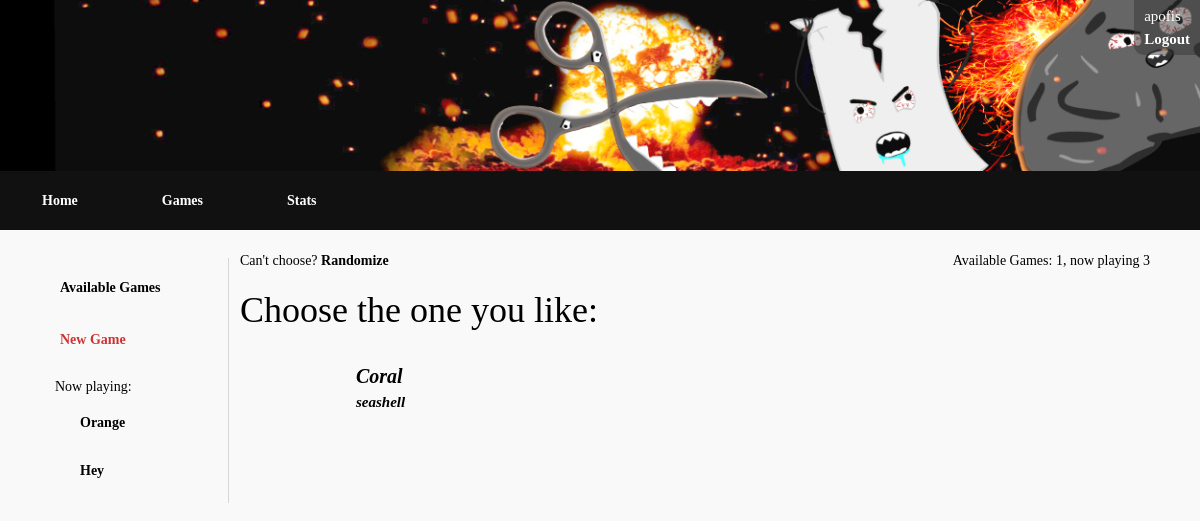
The app's page /game/ (signed in) with its own data.
### testapp/models.py (models this page shows)
class Game(models.Model):
    isCompleted = models.BooleanField(default=False)
    isPublic = models.BooleanField()
    password = models.CharField(max_length=10, null=True)
    gameName = models.CharField(max_length=100, default='NoNameGame')
    ownerID = models.ForeignKey(User, on_delete=models.CASCADE, related_name='owner')
    secondPlayerID =models.ForeignKey(User, on_delete=models.SET_NULL, null=True, related_name='secondPlayer')
    winnerID = models.ForeignKey(User, on_delete=models.SET_NULL, null=True, related_name='winner')
    ownerScore = models.IntegerField(default=0)
    secondPlayerScore = models.IntegerField(default=0)

### game/views.py (the view)
# urls.py: path('game/', include('game.urls')),
@login_required()
def game(request):
    games = Game.objects.filter(Q(secondPlayerID__isnull=True), isCompleted=False)
    games = games.exclude(ownerID=request.user)
    activeGames = Game.objects.filter(Q(ownerID=request.user) | Q(secondPlayerID=request.user))
    activeGames = activeGames.exclude(isCompleted=True)
    return render(
        request, 'game/game.html', {'userGames': activeGames,
                                    'public': games.exclude(isPublic=False).count(),
                                    'games': games,
                                    'allgamesstats': {
                                        'available': games.count(),
                                        'inProgress': Game.objects.filter(isCompleted=False).count()
                                    }}
    )

### templates/game/game.html (shortened to what this page needs)
{% extends "base_gamewindow.html" %}
{% block content %}
    {% if games.count > 0 %}
        <div id="allgames-top">
            <span id="allgames-top-create">
                {% if public > 0 %}Can't choose? <a href="{% url 'Join Game' %}?id=r">Randomize</a>
                {% else %} Sorry, nothing to randomize. <a href="{% url 'New Game' %}">Create game</a>
                    {% endif %}
            </span>
            <span id="allgames-top-stats">Available Games: {{ allgamesstats.available }}, now playing {{ allgamesstats.inProgress }}</span>
        </div>
        <h1>Choose the one you like: </h1>
        <ul id="availablegame-list">
        {% for game in games %}
            <li>
            {% if game.isPublic %}
                <div class="isprivate"></div>
            {% else %}
                <div class="isprivate"><img src="../../static/img/private.png" /></div>
            {% endif %}
                <div>
                <a class="availableGame" href="{% url 'Join Game' %}?id={{ game.id }}">
                <div>{{ game.gameName }}</div> <br/>
                <span>{{ game.ownerID.username }}</span>
                </a>
            </div></li>
        {% endfor %}
        </ul>
    {% else %}
         <p>No games available! <a href="{% url 'New Game' %}"> New game</a></p>
    {% endif %}
{% endblock %}

### templates/base_gamewindow.html
{% extends "base_generic.html" %}
{% block aside %}
    <aside id="gamenav">
    <ul>
    <li class="gamenawitem"><a href="{% url 'All Games' %}">Available Games</a></li>
    <li class="gamenawitem" id="gamenav-newgame"><a href="{% url 'New Game' %}">New Game</a></li>
        <li class="gamenawitem" id="gamenav-gamelist"><span>Now playing:</span>
        <ul>
            {% if userGames.count != 0 %}
                {% for game in userGames %}
                    <li class="gamenav-listitem"><a href="{% url 'Join Game' %}?id={{ game.id }}">{{ game.gameName }}</a></li>
                {% endfor %}
            {% else %}
            <li>Sorry, no games!</li>
            {% endif %}
        </ul>
    </li>
    </ul>
    </aside>
{% endblock %}

### templates/base_generic.html (shortened to what this page needs)
<!DOCTYPE html>
<html lang="en">
<head>
  <link rel="stylesheet" href="https://maxcdn.bootstrapcdn.com/bootstrap/3.3.7/css/bootstrap.min.css">
  {% load static %}
  <link rel="stylesheet" href="{% static '../static/css/styles.css' %}">
</head>
<body>
<header><img src="/static/img/bg.jpg"/></header>
      <nav>
      <ul>
          <li><a href="{% url 'Home' %}">Home</a></li>
          <li><a href="{% url 'All Games' %}">Games</a></li>
          <li><a href="{% url 'Games Stats' %}">Stats</a></li>
      </ul>
          <div id="user">
        {% if user.is_authenticated %}
            <div id="username">{{ user.get_username }}</div>
              <a href="{% url 'logout'%}?next=/accounts/login">Logout</a>
          {% else %}
             <div><a href="{% url 'login'%}?next={{request.path}}">Login</a></div>
            {% endif %}
    </div>
      </nav>
      {% block aside %}{% endblock %}
      <main>
      {% block content %}{% endblock %}
      </main>
</body>
</html>

### static/css/styles.css (style rules this page uses)
:root { --main-bg-color: #f9f9f9; --em-color: #008060; --em-color-red: #CC3434; }
body { display: table; font-family: Verdana, fantasy; border: 0; padding: 0; margin: 0; border-style: none; background-color: var(--main-bg-color); color: black; width: 100%; line-height: 1.5; }
header { padding: 1em; display: table-header-group; width: 100%; height: 100px; }
header img { width: 100%; }
#user { width: auto; border-radius: 0 0 0 10px; position: fixed; font-size: 15px; color: white; padding: 5px; padding-left: 10px; padding-right: 10px; top: 0; right: 0; border: none; background-color: rgba(55,55,55,0.5); }
#user a { color: white; }
aside { display: inline-block; }
nav { display: table-row-group; width: 100%; margin-bottom: 0; }
nav ul { position: -webkit-sticky; position: sticky; top: 0; list-style-type: none; margin: 0; padding: 0; overflow: hidden; background-color: #111111; }
nav ul li { float: left; }
nav ul li a { color: white; }
nav ul li a:link { display: block; background-color: #111111; padding: 3em; padding-top: 1em; padding-bottom: 1em; text-decoration: none; border:0; border-top: 5px; border-bottom: 5px; border-style: solid; border-color: #111; }
#availablegame-list, #notifications-list { list-style-type: none; }
#availablegame-list li div { display: inline-block; }
.availableGame, .notification-item { padding: 20px; display: inline-block; float: left; border: var(--main-bg-color); }
.availableGame div, .notification-item div, .notification-item a div div, .notification-item div div { font-size: 20px; }
.availableGame, .notification-item span, .notification-item a div span, .notification-item div span { font-size: 15px; font-style: italic; }
.isprivate { margin: 3px; display: block; padding: 20px; float: left; width: 50px; }
#gamenav { float: left; margin-top: 2em; padding-right: 2em; border-right-width: thin; border-right-color: #d7d7d7; border-right-style: solid; }
#gamenav ul { list-style-type: none; padding-left: 20px; }
.gamenawitem { margin: 7px; }
.gamenawitem a { margin: 3px; padding: 7px 25px 7px 25px; display: block; border: var(--main-bg-color); border-radius: 20px; border-style: solid; border-width: thick; }
#gamenav-gamelist { margin-top: 7px; padding-top: 7px; }
.gamenawitem span { margin: 3px; margin-top: 25px; padding: 7px 25px 7px 25px; }
#gamenav-newgame a { color: var(--em-color-red); }
#allgames-top-stats { position: absolute; right: 50px; }
main { display: block; padding: 0; margin: auto; margin-top: 20px; margin-left: 20%; }
a { font-weight: bolder; color: black; }

### records on screen
Game: gameName "Orange"
Game: gameName "Hey"
Game: gameName "Coral", ownerID.username "seashell"

### other values on screen
{{ user.get_username }} "apofis"
{{ allgamesstats.available }} "1"
{{ allgamesstats.inProgress }} "3"
